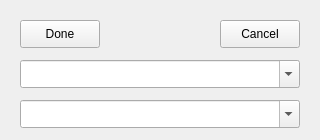
<?xml version="1.0" encoding="UTF-8"?>
<ui version="4.0">
 <class>nGanttTriggers</class>
 <widget class="QWidget" name="nGanttTriggers">
  <property name="geometry">
   <rect>
    <x>0</x>
    <y>0</y>
    <width>320</width>
    <height>140</height>
   </rect>
  </property>
  <property name="windowTitle">
   <string>Gantt triggers</string>
  </property>
  <property name="windowIcon">
   <iconset resource="../../Images/Branon.qrc">
    <normaloff>:/images/running.png</normaloff>:/images/running.png</iconset>
  </property>
  <property name="toolTip">
   <string>Gantt triggers</string>
  </property>
  <property name="statusTip">
   <string>Gantt triggers</string>
  </property>
  <property name="whatsThis">
   <string>Gantt triggers</string>
  </property>
  <widget class="QPushButton" name="Done">
   <property name="geometry">
    <rect>
     <x>20</x>
     <y>20</y>
     <width>80</width>
     <height>28</height>
    </rect>
   </property>
   <property name="toolTip">
    <string>Done</string>
   </property>
   <property name="statusTip">
    <string>Done</string>
   </property>
   <property name="whatsThis">
    <string>Done</string>
   </property>
   <property name="text">
    <string>Done</string>
   </property>
  </widget>
  <widget class="QPushButton" name="Cancel">
   <property name="geometry">
    <rect>
     <x>220</x>
     <y>20</y>
     <width>80</width>
     <height>28</height>
    </rect>
   </property>
   <property name="toolTip">
    <string>Cancel</string>
   </property>
   <property name="statusTip">
    <string>Cancel</string>
   </property>
   <property name="whatsThis">
    <string>Cancel</string>
   </property>
   <property name="text">
    <string>Cancel</string>
   </property>
  </widget>
  <widget class="QComboBox" name="Start">
   <property name="geometry">
    <rect>
     <x>20</x>
     <y>60</y>
     <width>280</width>
     <height>28</height>
    </rect>
   </property>
   <property name="editable">
    <bool>true</bool>
   </property>
  </widget>
  <widget class="QComboBox" name="Finish">
   <property name="geometry">
    <rect>
     <x>20</x>
     <y>100</y>
     <width>280</width>
     <height>28</height>
    </rect>
   </property>
   <property name="editable">
    <bool>true</bool>
   </property>
  </widget>
 </widget>
 <resources>
  <include location="../../Images/Branon.qrc"/>
  <include location="../../Images/Branon.qrc"/>
  <include location="../../Images/Branon.qrc"/>
  <include location="../../Images/Branon.qrc"/>
  <include location="../../Images/Branon.qrc"/>
  <include location="../../Images/Branon.qrc"/>
  <include location="../../Images/Branon.qrc"/>
 </resources>
 <connections>
  <connection>
   <sender>Done</sender>
   <signal>clicked()</signal>
   <receiver>nGanttTriggers</receiver>
   <slot>Done()</slot>
   <hints>
    <hint type="sourcelabel">
     <x>59</x>
     <y>33</y>
    </hint>
    <hint type="destinationlabel">
     <x>159</x>
     <y>69</y>
    </hint>
   </hints>
  </connection>
  <connection>
   <sender>Cancel</sender>
   <signal>clicked()</signal>
   <receiver>nGanttTriggers</receiver>
   <slot>Cancel()</slot>
   <hints>
    <hint type="sourcelabel">
     <x>259</x>
     <y>33</y>
    </hint>
    <hint type="destinationlabel">
     <x>159</x>
     <y>69</y>
    </hint>
   </hints>
  </connection>
 </connections>
</ui>
